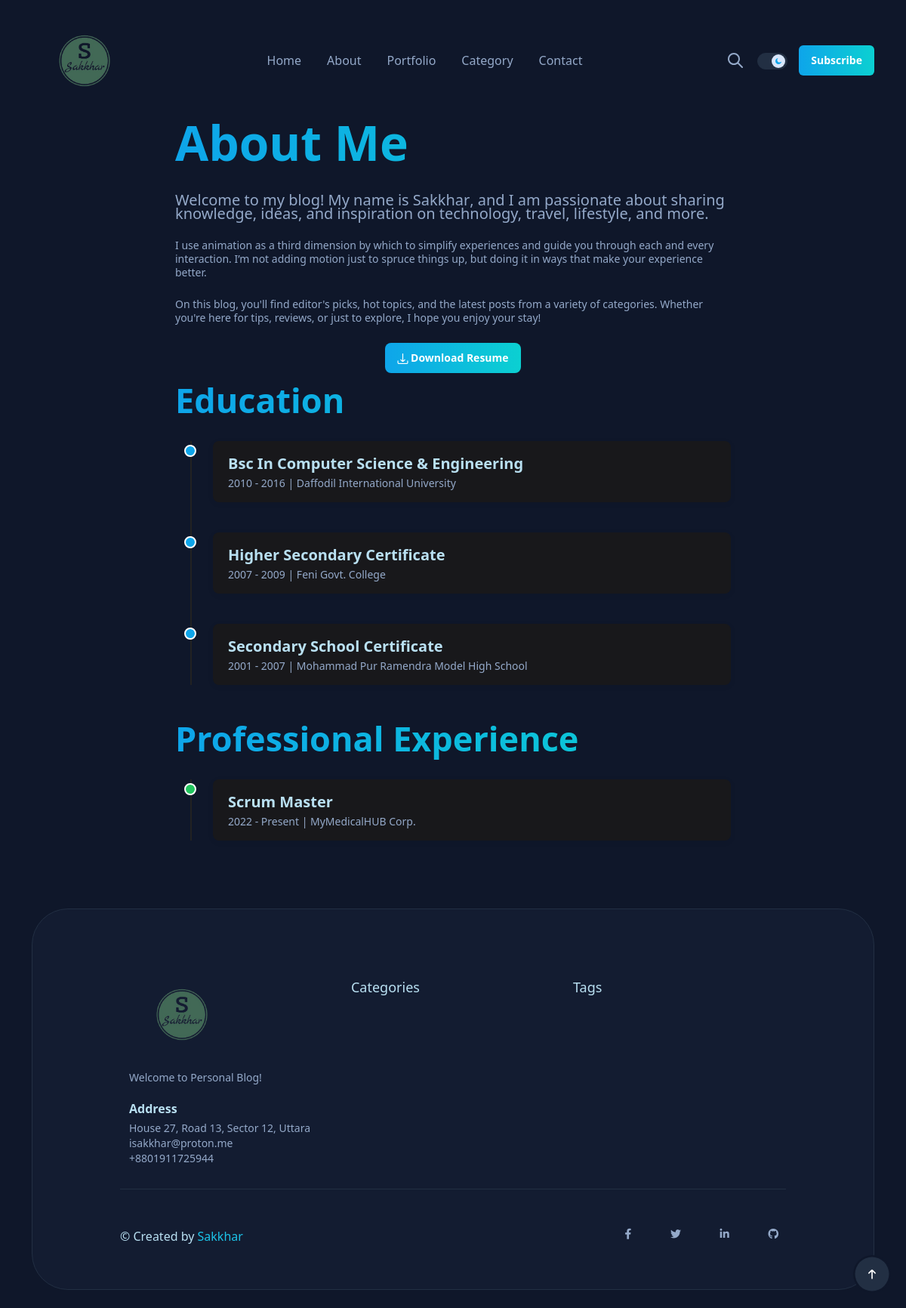
The page /about/ on the database its author committed.
### mini/models.py (models this page shows, shortened)
class SiteSetting(models.Model):
    phone = models.CharField(max_length=50, blank=True)
    email = models.EmailField(blank=True)
    address = models.CharField(max_length=255, blank=True)
    logo = models.ImageField(upload_to='site_settings/', blank=True, null=True)
    facebook = models.URLField(blank=True, null=True)
    twitter = models.URLField(blank=True, null=True)
    linkedin = models.URLField(blank=True, null=True)
    instagram = models.URLField(blank=True, null=True)
    youtube = models.URLField(blank=True, null=True)
    github = models.URLField(blank=True, null=True)
    class Meta:
        verbose_name = "Site Setting"
        verbose_name_plural = "Site Settings"

class Education(models.Model):
    degree = models.CharField(max_length=200)
    institution = models.CharField(max_length=200)
    start_year = models.CharField(max_length=10)
    end_year = models.CharField(max_length=10)
    description = models.TextField(blank=True)

class Experience(models.Model):
    title = models.CharField(max_length=200)
    company = models.CharField(max_length=200)
    start_year = models.CharField(max_length=10)
    end_year = models.CharField(max_length=10)
    description = models.TextField(blank=True)

### mini/views.py (the view)
# urls.py: path('about/', about, name='about'),
def about(request):
    educations = Education.objects.all().order_by('-end_year')
    experiences = Experience.objects.all().order_by('-end_year')
    return render(request, 'mini/about.html', {
        'educations': educations,
        'experiences': experiences,
    })

### mini/context_processors.py (called while the page is built)
def site_settings(request):
    settings = SiteSetting.objects.first()
    return {'site_settings': settings}

### templates/mini/about.html (shortened to what this page needs)
{% extends 'mini/base.html' %}
{% load static %}
{% block content %}
<div class="container mt-5">
  <div class="row justify-content-center">
    <div class="col-lg-8">
      <h1 class="color-linear mb-4">About Me</h1>
      <p class="color-gray-500 lead mb-4">
        Welcome to my blog! My name is <strong>Sakkhar</strong>, and I am passionate about sharing knowledge, ideas, and inspiration on technology, travel, lifestyle, and more.
      </p>
      <p class="color-gray-500 mb-4">
        I use animation as a third dimension by which to simplify experiences and guide you through each and every interaction. I’m not adding motion just to spruce things up, but doing it in ways that make your experience better.
      </p>
      <p class="color-gray-500 mb-4">
        On this blog, you'll find editor's picks, hot topics, and the latest posts from a variety of categories. Whether you're here for tips, reviews, or just to explore, I hope you enjoy your stay!
      </p>
      <div class="text-center mb-5">
        <a href="{% static 'assets/docs/resume.pdf' %}" class="btn btn-linear btn-radius-8" download>
          <i class="fi-rr-download"></i> Download Resume
        </a>
      </div>
      <h2 class="color-linear mb-4 mt-5">Education</h2>
      <ul class="timeline">
        {% for edu in educations %}
        <li>
          <div class="timeline-badge bg-primary"></div>
          <div class="timeline-panel">
            <h5 class="color-white mb-1">{{ edu.degree }}</h5>
            <span class="color-gray-500">{{ edu.start_year }} - {{ edu.end_year }} | {{ edu.institution }}</span>
          </div>
        </li>
        {% empty %}
        <li><div class="timeline-panel">No education records found.</div></li>
        {% endfor %}
      </ul>
      <h2 class="color-linear mb-4 mt-5">Professional Experience</h2>
      <ul class="timeline">
        {% for exp in experiences %}
        <li>
          <div class="timeline-badge bg-success"></div>
          <div class="timeline-panel">
            <h5 class="color-white mb-1">{{ exp.title }}</h5>
            <span class="color-gray-500">{{ exp.start_year }} - {{ exp.end_year }} | {{ exp.company }}</span>
          </div>
        </li>
        {% empty %}
        <li><div class="timeline-panel">No experience records found.</div></li>
        {% endfor %}
      </ul>
    </div>
  </div>
</div>
{% endblock %}

### templates/mini/base.html (shortened to what this page needs)
{% load static %}
<!DOCTYPE html>
<html lang="en">
<head>
    <link href="{% static 'assets/css/style.css' %}" rel="stylesheet">
    <link rel="stylesheet" href="https://cdnjs.cloudflare.com/ajax/libs/font-awesome/6.4.0/css/all.min.css">
</head>
<body>
 <header class="header sticky-bar bg-gray-900">
      <div class="container">
        <div class="main-header">
          <div class="header-logo"><a class="d-flex" href="{% url 'home' %}">
            {% if site_settings and site_settings.logo %}
              <img src="{{ site_settings.logo.url }}" alt="Logo" style="height:100px;">
            {% else %}
              <img src="{% static 'assets/imgs/template/default-logo.png' %}" alt="Logo" style="height:60px;">
            {% endif %}
          </a></div>
          <div class="header-nav">
            <nav class="nav-main-menu d-none d-xl-block">
              <ul class="main-menu">
                <li class="menu-item"><a class="color-gray-500" href="{% url 'home' %}">Home</a>
                </li>
                <li class="menu-item"><a class="color-gray-500" href="{% url 'about'%}">About</a>
                </li>
                <li class="menu-item"><a class="color-gray-500" href="{% url 'portfolio' %}">Portfolio</a>
                <li class="menu-item"><a class="color-gray-500" href="{% url 'category' %}">Category</a>
                </li>
                <li><a class="color-gray-500" href="{% url 'contact' %}">Contact</a></li>
              </ul>
            </nav>
          </div>
          <div class="header-right text-end"><a class="btn btn-search" href="#"></a>
            <div class="switch-button">
              <div class="form-check form-switch">
                <input class="form-check-input" id="flexSwitchCheckChecked" type="checkbox" role="switch" checked="">
              </div>
            </div><a class="btn btn-linear d-none d-sm-inline-block hover-up hover-shadow" href="page-login.html">Subscribe</a>
          </div>
        </div>
      </div>
    </header>
    <main>
      {% block content %}{% endblock %}
    </main>
    <footer class="footer">
      <div class="container">
        <div class="footer-1 bg-gray-850 border-gray-800">
          <div class="row">
            <div class="col-lg-4 mb-30">
              <a class="wow animate__animated animate__fadeInUp" href="{% url 'home' %}">
                {% if site_settings and site_settings.logo %}
                  <img class="logo-night" src="{{ site_settings.logo.url }}" alt="Logo" style="height:100px;">
                {% else %}
                  <img class="logo-night" src="{% static 'assets/imgs/template/logo.png' %}" alt="Logo" style="height:100px;">
                {% endif %}
              </a>
              <p class="mb-20 mt-20 text-sm color-gray-500 wow animate__animated animate__fadeInUp">
                Welcome to {{ site_settings.site_name|default:"Personal Blog" }}!
              </p>
              <h6 class="color-white mb-5 wow animate__animated animate__fadeInUp">Address</h6>
              <p class="text-sm color-gray-500 wow animate__animated animate__fadeInUp">
                {{ site_settings.address|default:"123 Main Street" }}<br>
                {{ site_settings.email|default:"info@example.com" }}<br>
                {{ site_settings.phone|default:"(123) 456-7890" }}
              </p>
            </div>
            <div class="col-lg-4 mb-30">
              <h6 class="text-lg mb-30 color-white wow animate__animated animate__fadeInUp">Categories</h6>
              <div class="row">
                <div class="col-6">
                </div>
              </div>
            </div>
            <div class="col-lg-4 mb-30">
              <h6 class="text-lg mb-30 color-white wow animate__animated animate__fadeInUp">Tags</h6>
              <div class="row">
                <div class="col-12">
                </div>
              </div>
            </div>
             <div class="footer-bottom border-gray-800">
            <div class="row">
              <div class="col-lg-5 text-center text-lg-start">
                <p class="text-base color-white wow animate__animated animate__fadeIn">© Created by<a class="copyright" href="https://sakkhar.substack.com/" target="_blank"> Sakkhar</a></p>
              </div>
              <div class="col-lg-7 text-center text-lg-end">
                <div class="box-socials">
                  {% if site_settings.facebook %}
                    <a class="icon-socials color-gray-500 mr-20" href="{{ site_settings.facebook }}" target="_blank" title="Facebook">
                      <i class="fab fa-facebook-f"></i>
                    </a>
                  {% endif %}
                  {% if site_settings.twitter %}
                    <a class="icon-socials color-gray-500 mr-20" href="{{ site_settings.twitter }}" target="_blank" title="Twitter/X">
                      <i class="fab fa-twitter"></i>
                    </a>
                  {% endif %}
                  {% if site_settings.linkedin %}
                    <a class="icon-socials color-gray-500 mr-20" href="{{ site_settings.linkedin }}" target="_blank" title="LinkedIn">
                      <i class="fab fa-linkedin-in"></i>
                    </a>
                  {% endif %}
                  {% if site_settings.github %}
                    <a class="icon-socials color-gray-500" href="{{ site_settings.github }}" target="_blank" title="GitHub">
                      <i class="fab fa-github"></i>
                    </a>
                  {% endif %}
                </div>
              </div>
            </div>
          </div>
          </div>
        </div>
      </div>
    </footer>
    <div class="progressCounter progressScroll hover-up hover-neon-2">
      <div class="progressScroll-border">
        <div class="progressScroll-circle"><span class="progressScroll-text"><i class="fi-rr-arrow-small-up"></i></span></div>
      </div>
    </div>
</body>
</html>

### templates/mini/about.html (style rules this page uses)
.timeline { list-style: none; padding: 0; position: relative; }
.timeline:before { content: ''; position: absolute; left: 20px; top: 0; bottom: 0; width: 2px; background: #222; }
.timeline > li { position: relative; margin-bottom: 40px; padding-left: 50px; }
.timeline-badge { width: 16px; height: 16px; border-radius: 50%; position: absolute; left: 12px; top: 5px; background: #0EA5EA; border: 2px solid #fff; z-index: 1; }
.timeline-panel { background: #18181b; border-radius: 8px; padding: 16px 20px; box-shadow: 0 2px 8px rgba(0,0,0,0.05); }
.bg-primary { background: #0EA5EA !important; }
.bg-success { background: #22c55e !important; }

### rows shown on the page
SiteSetting: logo (picture), address "House 27, Road 13, Sector 12, Uttara", email "isakkhar@proton.me", phone "+8801911725944"
Education: degree "Bsc In Computer Science & Engineering", start_year "2010", end_year "2016", institution "Daffodil International University"
Education: degree "Higher Secondary Certificate", start_year "2007", end_year "2009", institution "Feni Govt. College"
Education: degree "Secondary School Certificate", start_year "2001", end_year "2007", institution "Mohammad Pur Ramendra Model High School"
Experience: title "Scrum Master", start_year "2022", end_year "Present", company "MyMedicalHUB Corp."

### other values the page prints
{{ site_settings.site_name|default:"Personal Blog" }} "Personal Blog"
